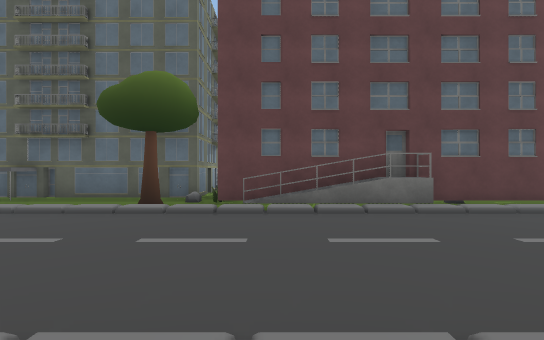
[1] (above)

16 first-person views from a walk through a 3-D level made in the Unity game engine. The camera is 1.5 m above the floor, looks level and sees 85° across. The floor is counted in squares, 2 m on a side. Each view is taken from the middle of a square. On the plan, view 1 faces up. The plan holds only what a view shows up to about 10 squares ahead; the rest is blank. The place goes on beyond the plan. The player is left out. Some surface patterns are stand-ins.

[2]
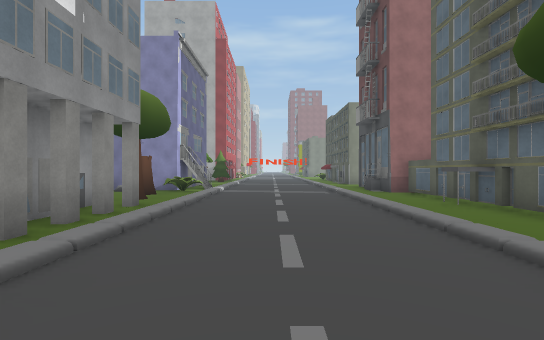

[3]
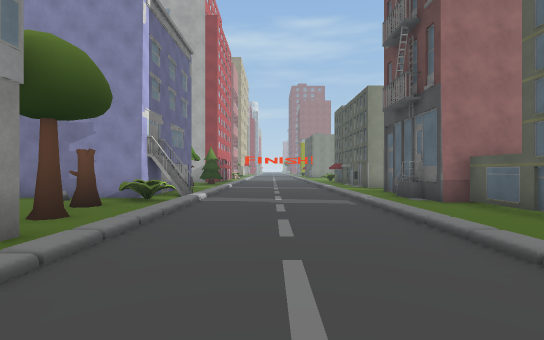

[4]
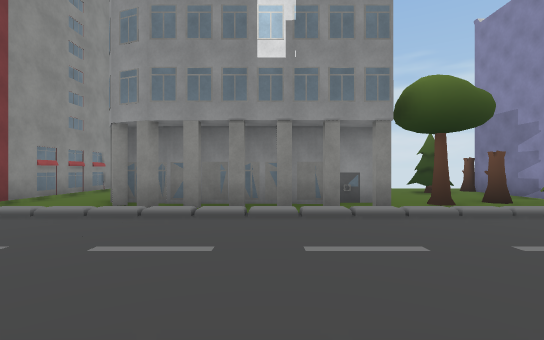

[5]
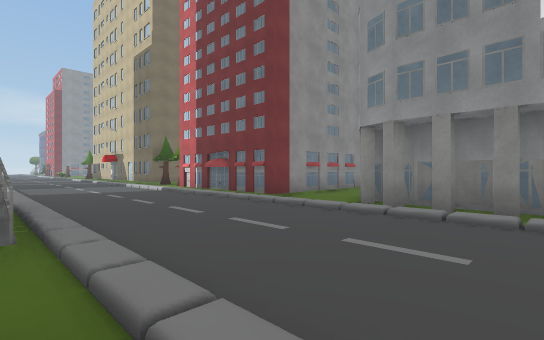

[6]
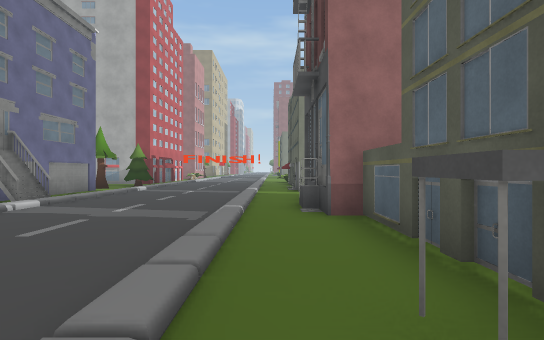

[7]
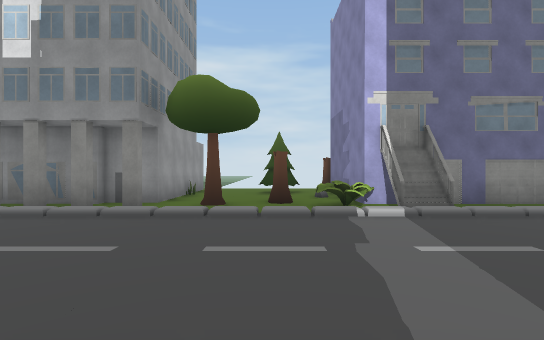

[8]
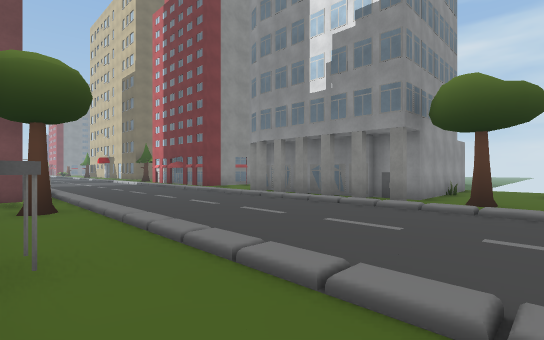

[9]
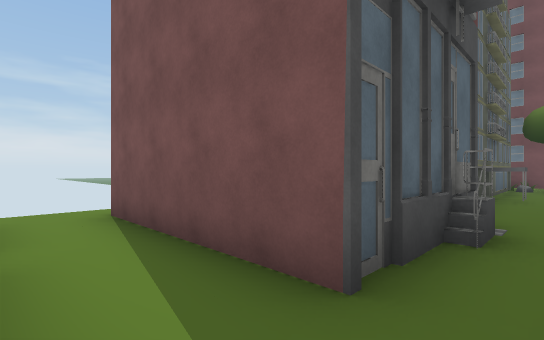

[10]
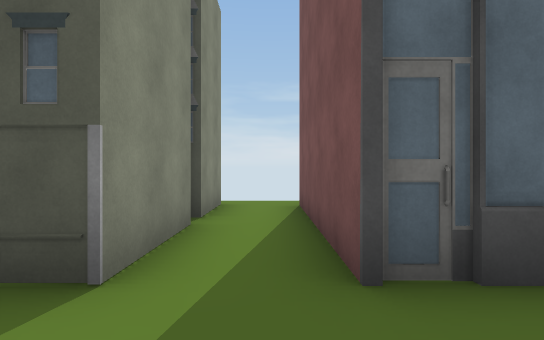

[11]
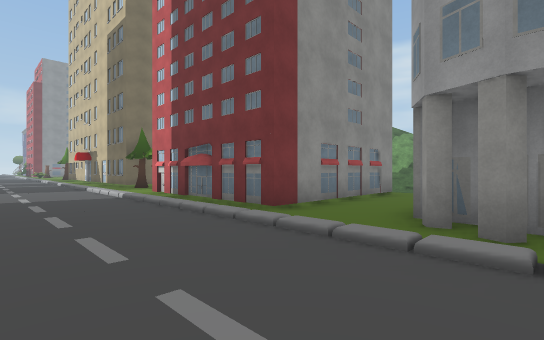

[12]
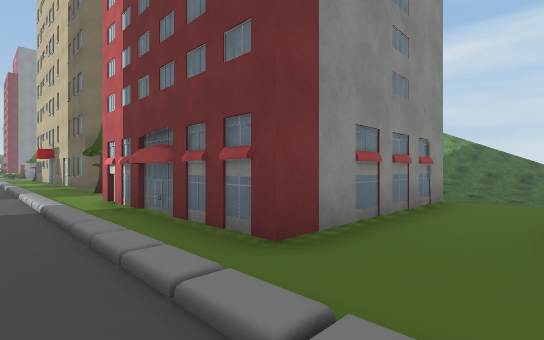

[13]
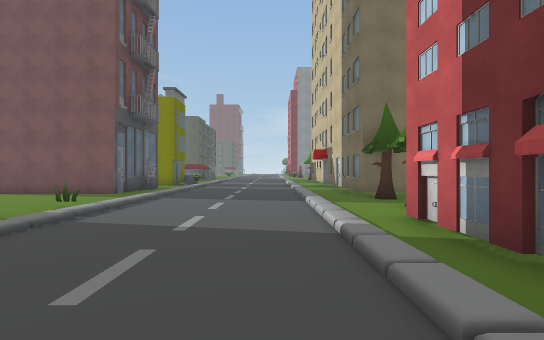

[14]
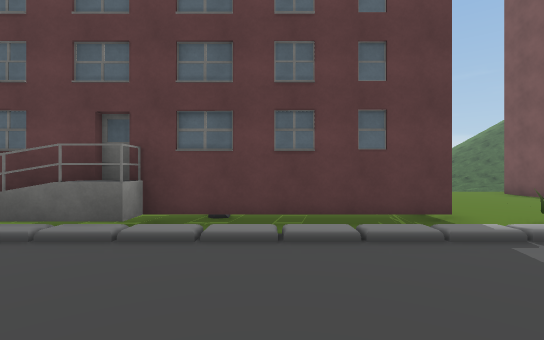

[15]
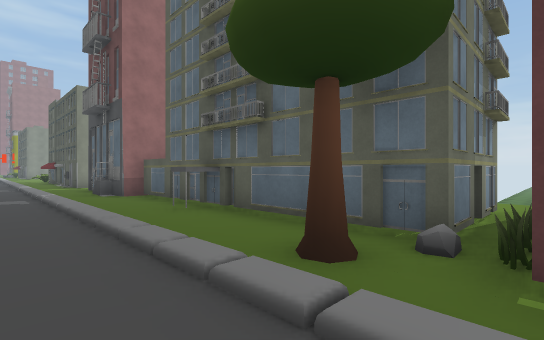

[16]
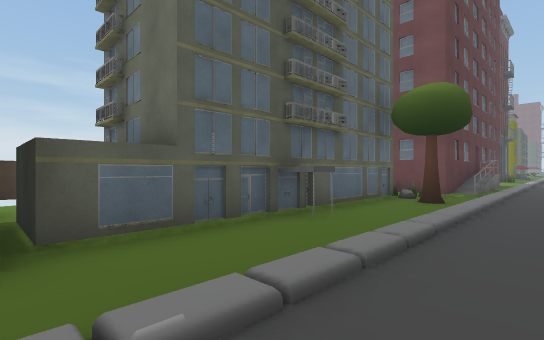

### Floor plan
Key: @ floor where view 1 was taken; # wall or solid block; x gap in a wall; . floor; / step, stairs or slope; = window, fence, low wall or low ledge; v drop or lower ground; O other object.
Columns run from 15 left of view 1 to 13 right of it. Each row starts with its distance up from view 1.
 12 ...                       ..
 11 O.#                       ..O
 10 #.#  #       #           ...
  9 #.#  #       #          ....
  8 #.#  #O########         ....
  7 #.##O#...O...O#  ##    .....#
  6 ............O..OOOO..........
  5 /////////////////////////////
  4 .............................
  3 .............................
  2 .............................
  1 /////////////////////////////
  0 ...##=...OOOOOO@.#####O......
 -1 #####.OO.OOOOOO..#      O.OO#
 -2     #....O     ..#        .##
 -3     #....O     ..#
 -4     #x#..#     ..#
 -5        ..#     ..#
 -6                vvv

Positions as (right, up) in squares from view 1, and headings:
1: (0, 0), facing up
2: (0, 3), facing left
3: (-3, 3), facing left
4: (-4, 6), facing down
5: (-4, 6), facing down-right
6: (-5, 6), facing left
7: (-9, 6), facing down
8: (-9, 7), facing down-right
9: (-15, 6), facing up-right
10: (-14, 5), facing up
11: (-2, 4), facing down-right
12: (0, 2), facing down-right
13: (3, 2), facing right
14: (5, 2), facing up
15: (-1, 4), facing up-left
16: (-10, 4), facing up-right
